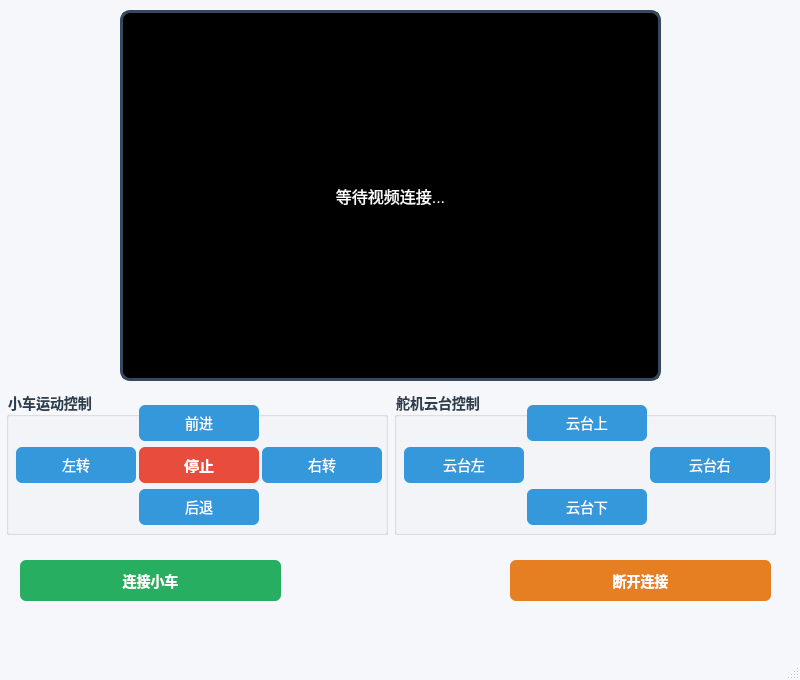
<?xml version="1.0" encoding="UTF-8"?>
<ui version="4.0">
 <class>MainWindow</class>
 <widget class="QMainWindow" name="MainWindow">
  <property name="geometry">
   <rect>
    <x>0</x>
    <y>0</y>
    <width>800</width>
    <height>680</height>
   </rect>
  </property>
  <property name="minimumSize">
   <size>
    <width>800</width>
    <height>680</height>
   </size>
  </property>
  <property name="maximumSize">
   <size>
    <width>800</width>
    <height>680</height>
   </size>
  </property>
  <property name="windowTitle">
   <string>树莓派小车控制上位机</string>
  </property>
  <property name="styleSheet">
   <string notr="true">QMainWindow {
        background-color: #f5f7fa;
}
QLabel#label_video {
        background-color: #000000;
        border: 3px solid #34495e;
        border-radius: 10px;
        font-size: 16px;
        color: #ffffff;
}
QPushButton {
        font-size: 14px;
        padding: 10px;
        border-radius: 6px;
        background-color: #3498db;
        color: white;
        min-width: 100px;
}
QPushButton:pressed {
        background-color: #2980b9;
}
QPushButton#btn_connect {
        background-color: #27ae60;
        font-weight: bold;
}
QPushButton#btn_disconnect {
        background-color: #e67e22;
        font-weight: bold;
}
QPushButton#btn_stop {
        background-color: #e74c3c;
        font-weight: bold;
        font-size: 15px;
}
QGroupBox {
        font-size: 14px;
        font-weight: bold;
        color: #2c3e50;
        margin-top: 5px;
}
</string>
  </property>
  <widget class="QWidget" name="centralWidget">
   <widget class="QLabel" name="label_video">
    <property name="geometry">
     <rect>
      <x>120</x>
      <y>10</y>
      <width>541</width>
      <height>371</height>
     </rect>
    </property>
    <property name="text">
     <string>等待视频连接...</string>
    </property>
    <property name="alignment">
     <set>Qt::AlignmentFlag::AlignCenter</set>
    </property>
    <property name="fixedSize" stdset="0">
     <size>
      <width>480</width>
      <height>480</height>
     </size>
    </property>
   </widget>
   <widget class="QWidget" name="layoutWidget">
    <property name="geometry">
     <rect>
      <x>510</x>
      <y>560</y>
      <width>261</width>
      <height>41</height>
     </rect>
    </property>
    <layout class="QHBoxLayout" name="horizontalLayout_4">
     <item>
      <widget class="QPushButton" name="btn_disconnect">
       <property name="text">
        <string>断开连接</string>
       </property>
      </widget>
     </item>
    </layout>
   </widget>
   <widget class="QWidget" name="layoutWidget">
    <property name="geometry">
     <rect>
      <x>6</x>
      <y>390</y>
      <width>770</width>
      <height>145</height>
     </rect>
    </property>
    <layout class="QHBoxLayout" name="horizontalLayout">
     <item>
      <widget class="QGroupBox" name="groupBox">
       <property name="title">
        <string>小车运动控制</string>
       </property>
       <layout class="QGridLayout" name="gridLayout">
        <item row="0" column="1">
         <widget class="QPushButton" name="btn_forward">
          <property name="text">
           <string>前进</string>
          </property>
         </widget>
        </item>
        <item row="1" column="0">
         <widget class="QPushButton" name="btn_left">
          <property name="text">
           <string>左转</string>
          </property>
         </widget>
        </item>
        <item row="1" column="1">
         <widget class="QPushButton" name="btn_stop">
          <property name="text">
           <string>停止</string>
          </property>
         </widget>
        </item>
        <item row="1" column="2">
         <widget class="QPushButton" name="btn_right">
          <property name="text">
           <string>右转</string>
          </property>
         </widget>
        </item>
        <item row="2" column="1">
         <widget class="QPushButton" name="btn_backward">
          <property name="text">
           <string>后退</string>
          </property>
         </widget>
        </item>
       </layout>
      </widget>
     </item>
     <item>
      <widget class="QGroupBox" name="groupBox_2">
       <property name="title">
        <string>舵机云台控制</string>
       </property>
       <layout class="QGridLayout" name="gridLayout_2">
        <item row="0" column="1">
         <widget class="QPushButton" name="btn_servo_up">
          <property name="text">
           <string>云台上</string>
          </property>
         </widget>
        </item>
        <item row="1" column="0">
         <widget class="QPushButton" name="btn_servo_left">
          <property name="text">
           <string>云台左</string>
          </property>
         </widget>
        </item>
        <item row="1" column="2">
         <widget class="QPushButton" name="btn_servo_right">
          <property name="text">
           <string>云台右</string>
          </property>
         </widget>
        </item>
        <item row="2" column="1">
         <widget class="QPushButton" name="btn_servo_down">
          <property name="text">
           <string>云台下</string>
          </property>
         </widget>
        </item>
       </layout>
      </widget>
     </item>
    </layout>
   </widget>
   <widget class="QWidget" name="layoutWidget_2">
    <property name="geometry">
     <rect>
      <x>20</x>
      <y>560</y>
      <width>261</width>
      <height>41</height>
     </rect>
    </property>
    <layout class="QHBoxLayout" name="horizontalLayout_5">
     <item>
      <widget class="QPushButton" name="btn_connect">
       <property name="text">
        <string>连接小车</string>
       </property>
      </widget>
     </item>
    </layout>
   </widget>
  </widget>
  <widget class="QMenuBar" name="menuBar">
   <property name="geometry">
    <rect>
     <x>0</x>
     <y>0</y>
     <width>800</width>
     <height>18</height>
    </rect>
   </property>
  </widget>
  <widget class="QStatusBar" name="statusBar"/>
 </widget>
 <resources/>
 <connections/>
</ui>
